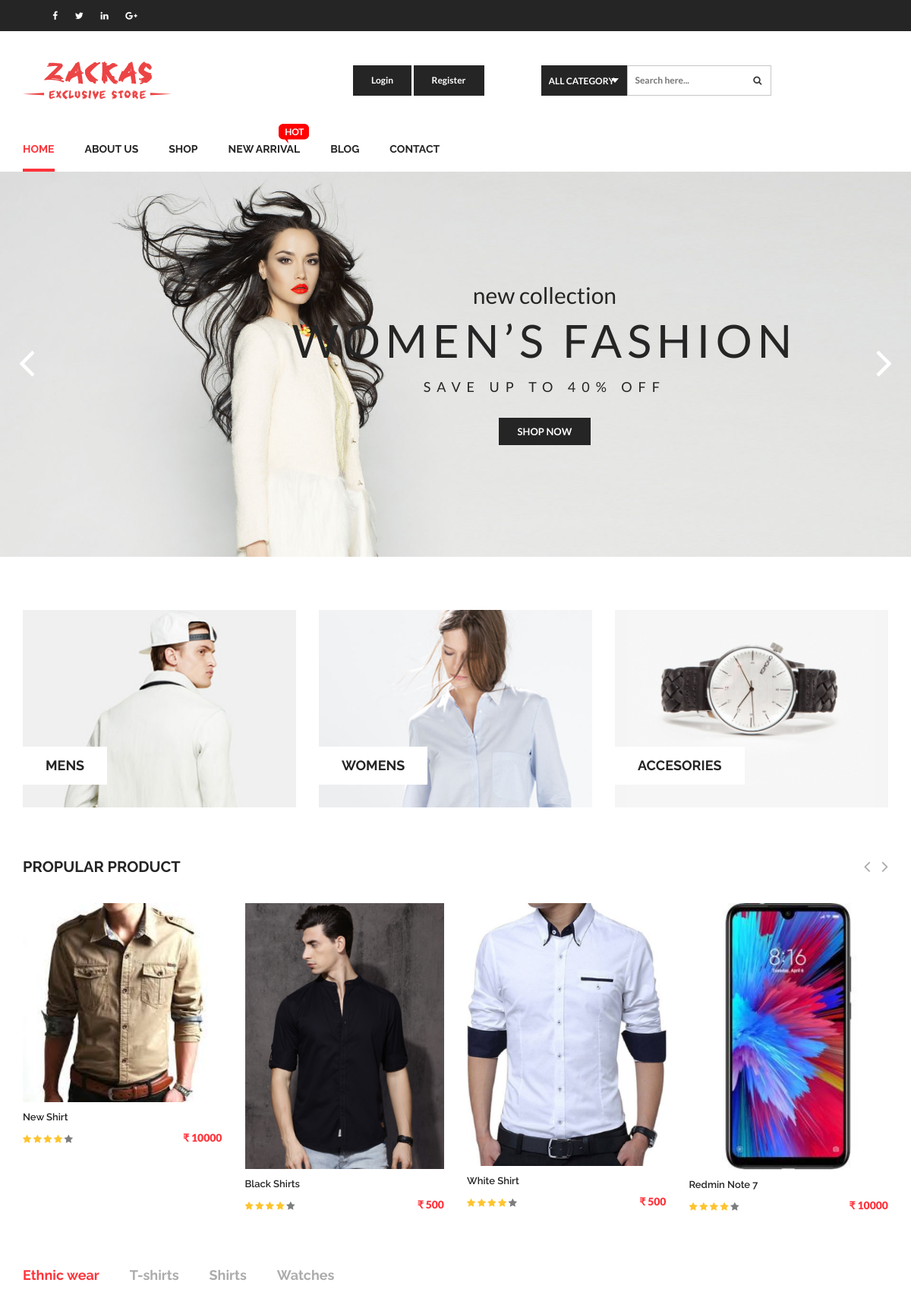
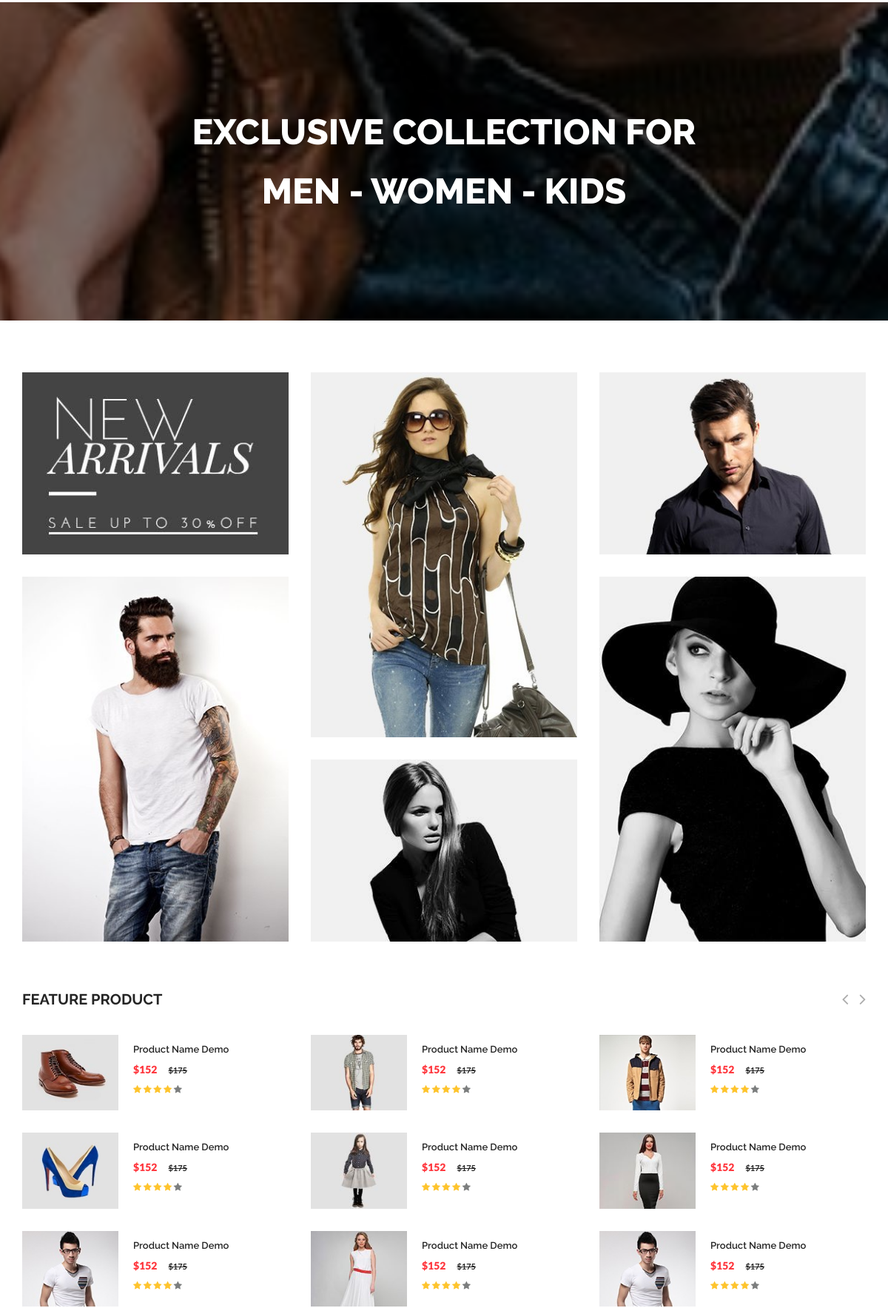
The page / (upper part) on the database its author committed (2 pictures, top to bottom).
### shopping/models.py (models this page shows, shortened)
class Product(models.Model):
    subcategory = models.ForeignKey(Sub_category,on_delete=models.CASCADE,null=True)
    name = models.CharField(max_length=100,null=True)
    price = models.CharField(max_length=100,null=True)
    discription = models.TextField(max_length=500,null=True)
    img1 = models.FileField(null=True)
    img2 = models.FileField(null=True)
    img3 = models.FileField(null=True)

class Sub_category(models.Model):
    category = models.ForeignKey(Category, on_delete=models.CASCADE,null=True)
    name = models.CharField(max_length=50, null=True, blank=True)

### shopping/views.py (the view)
# urls.py: 2. Add a URL to urlpatterns:  url(r'^$', Home.as_view(), name='home')
def Home(request):
    products = Product.objects.all().order_by('-id')
    last_five = products[:5]
    sub_cat = Sub_category.objects.all().order_by('-id')
    subcat = sub_cat[:4]
    if request.user.is_authenticated():
     d = {"subcat":subcat,"last_five":last_five,'allcat' : all_category(), 'total': total(request.user)}
    else:
        d = {"subcat":subcat,"last_five":last_five,'allcat': all_category(),}
    return render(request, 'index.html',d)

### shopping/views.py (called while the page is built)
def all_category():
    all_cat = Category.objects.all()
    return all_cat

### shopping/templates/index.html (shortened to what this page needs)
{% extends 'base.html' %}
{% block body %}
{% load static %}
<div class="slider-wrap">
	<div id="mainSlider" class="nivoSlider slider-image">
	</div>
	<div id="htmlcaption1" class="nivo-html-caption">
		<div class="slide-text-right text-black slide-text">
			<div class="middle-text text-center">
				<h3 class="cap-sub-title wow fadeInDown" data-wow-duration=".9s" data-wow-delay="0.8s">new collection</h3>
				<h1 class="cap-title wow flipInX" data-wow-duration=".9s" data-wow-delay="1.5s">Women’s Fashion</h1>
				<h2 class="cap-dec wow rotateInUpRight" data-wow-duration="0.9s" data-wow-delay="2.2s">Save Up To 40% Off</h2>
				<a href="index.html#" class="cap-readmore wow bounceIn" data-wow-duration="0.9s" data-wow-delay="3s">Shop Now</a>
			</div>
		</div>
	</div>
</div>
<div class="top-banner margin-top-70 fix">
	<div class="container">
		<div class="row">
			<div class="top-banner-wrap">
				<div class="col-sm-4 col-xs-12">
					<div class="single-banner fix">
						<img src="{% static 'img/add/3.jpg' %}" alt="" />
						<a href="index.html#"><h2>mens</h2></a>
					</div>
				</div>
				<div class="col-sm-4 col-xs-12">
					<div class="single-banner fix">
						<img src="{% static 'img/add/2.jpg' %}" alt="" />
						<a href="index.html#"><h2>womens</h2></a>
					</div>
				</div>
				<div class="col-sm-4 col-xs-12">
					<div class="single-banner fix">
						<img src="{% static 'img/add/1.jpg' %}" alt="" />
						<a href="index.html#"><h2>accesories</h2></a>
					</div>
				</div>
			</div>
		</div>
	</div>
</div>
<div class="propular-product margin-top-70 fix">
	<div class="container">
		<div class="row">
			<div class="col-xs-12">
				<div class="section-title fix">
					<h2>Propular Product</h2>
				</div>
			</div>
			<div class="col-xs-12">
				<div class="propular-slider owl-carousel">
					{% for i in last_five %}
					<div class="single-product">
						<div class="pro-image-hover">
							<a href="" class="pro-image">
								<img class="primary" src="{{ i.img1.url }}" alt="" />
							</a>
							<div class="action-buttons">
							</div>
						</div>
						<div class="pro-bref fix">
							<a class="pro-name" href="product-details.html">{{ i.name }}</a>
							<div class="pro-ratting float-left">
								<i class="fa fa-star on"></i>
								<i class="fa fa-star on"></i>
								<i class="fa fa-star on"></i>
								<i class="fa fa-star on"></i>
								<i class="fa fa-star"></i>
							</div>
							<div class="pro-price float-right"><span class="new">&#8377; {{ i.price }}</span></div>
						</div>
					</div>
					{% endfor %}
				</div>
			</div>
		</div>
	</div>
</div>
<div class="tab-products fix">
	<div class="container">
		<div class="row">
			<div class="col-xs-12">
				<ul class="pro-tab-list fix">
					{% for i in subcat %}
					{% if forloop.counter == 1 %}
					<li class="active"><a href="#{{ forloop.counter }}" data-toggle="tab">{{ i.name }}</a></li>
				     {% else %}
					<li class=""><a href="#{{ forloop.counter }}" data-toggle="tab">{{ i.name }}</a></li>
                     {% endif %}
					{% endfor %}
				</ul>
			</div>
		</div>
	</div>
</div>
<div class="collection-banner fix">
	<div class="overlay padding-150">
		<div class="container">
			<div class="row">
				<div class="col-xs-12">
					<h1>EXCLUSIVE COLLECTION FOR</h1>
					<h1><a href="index.html#">MEN</a> - <a href="index.html#">WOMEN</a> - <a href="index.html#">KIDS</a></h1>
				</div>
			</div>
		</div>
	</div>
</div>
<div class="banner-area margin-top-70">
	<div class="container">
		<div class="row">
			<div class="col-sm-4 col-xs-12">
				<div class="single-banner banner-space">
					<a href="index.html#"><img alt="" src="{% static 'img/banner/1.jpg' %}"></a>
				</div>
				<div class="single-banner">
					<a href="index.html#"><img alt="" src="{% static 'img/banner/2.jpg' %}"></a>
				</div>
			</div>
			<div class="col-sm-4 col-xs-12">
				<div class="single-banner banner-space">
					<a href="index.html#"><img alt="" src="{% static 'img/banner/3.jpg' %}"></a>
				</div>
				<div class="single-banner">
					<a href="index.html#"><img alt="" src="{% static 'img/banner/4.jpg' %}"></a>
				</div>
			</div>
			<div class="col-sm-4 col-xs-12">
				<div class="single-banner banner-space">
					<a href="index.html#"><img alt="" src="{% static 'img/banner/5.jpg' %}"></a>
				</div>
				<div class="single-banner">
					<a href="index.html#"><img alt="" src="{% static 'img/banner/6.jpg' %}"></a>
				</div>
			</div>
		</div>
	</div>
</div>
<div class="feature-product margin-70 fix">
	<div class="container">
		<div class="row">
			<div class="col-xs-12">
				<div class="section-title fix">
					<h2>Feature Product</h2>
				</div>
			</div>
			<div class="col-xs-12">
				<div class="feature-slider owl-carousel">
					<div class="sin-item">
						<div class="sin-mini-product fix">
							<a href="index.html#" class="pro-image-2 float-left">
								<img class="primary" src="{% static 'img/feature/1.jpg' %}" alt="" />
							</a>
							<div class="pro-bref-2 float-left fix">
								<a class="pro-name" href="product-details.html">Product Name Demo</a>
								<div class="pro-price"><span class="new">$152</span><span class="old">$175</span></div>
								<div class="pro-ratting">
									<i class="fa fa-star on"></i>
									<i class="fa fa-star on"></i>
									<i class="fa fa-star on"></i>
									<i class="fa fa-star on"></i>
									<i class="fa fa-star"></i>
								</div>
							</div>
						</div>
						<div class="sin-mini-product fix">
							<a href="index.html#" class="pro-image-2 float-left">
								<img class="primary" src="{% static 'img/feature/2.jpg' %}" alt="" />
							</a>
							<div class="pro-bref-2 float-left fix">
								<a class="pro-name" href="product-details.html">Product Name Demo</a>
								<div class="pro-price"><span class="new">$152</span><span class="old">$175</span></div>
								<div class="pro-ratting">
									<i class="fa fa-star on"></i>
									<i class="fa fa-star on"></i>
									<i class="fa fa-star on"></i>
									<i class="fa fa-star on"></i>
									<i class="fa fa-star"></i>
								</div>
							</div>
						</div>
						<div class="sin-mini-product fix">
							<a href="index.html#" class="pro-image-2 float-left">
								<img class="primary" src="{% static 'img/feature/3.jpg' %}" alt="" />
							</a>
							<div class="pro-bref-2 float-left fix">
								<a class="pro-name" href="product-details.html">Product Name Demo</a>
								<div class="pro-price"><span class="new">$152</span><span class="old">$175</span></div>
								<div class="pro-ratting">
									<i class="fa fa-star on"></i>
									<i class="fa fa-star on"></i>
									<i class="fa fa-star on"></i>
									<i class="fa fa-star on"></i>
									<i class="fa fa-star"></i>
								</div>
							</div>
						</div>
					</div>
					<div class="sin-item">
						<div class="sin-mini-product fix">
							<a href="index.html#" class="pro-image-2 float-left">
								<img class="primary" src="{% static 'img/feature/4.jpg' %}" alt="" />
							</a>
							<div class="pro-bref-2 float-left fix">
								<a class="pro-name" href="product-details.html">Product Name Demo</a>
								<div class="pro-price"><span class="new">$152</span><span class="old">$175</span></div>
								<div class="pro-ratting">
									<i class="fa fa-star on"></i>
									<i class="fa fa-star on"></i>
									<i class="fa fa-star on"></i>
									<i class="fa fa-star on"></i>
									<i class="fa fa-star"></i>
								</div>
							</div>
						</div>
						<div class="sin-mini-product fix">
							<a href="index.html#" class="pro-image-2 float-left">
								<img class="primary" src="{% static 'img/feature/5.jpg' %}" alt="" />
							</a>
							<div class="pro-bref-2 float-left fix">
								<a class="pro-name" href="product-details.html">Product Name Demo</a>
								<div class="pro-price"><span class="new">$152</span><span class="old">$175</span></div>
								<div class="pro-ratting">
									<i class="fa fa-star on"></i>
									<i class="fa fa-star on"></i>
									<i class="fa fa-star on"></i>
									<i class="fa fa-star on"></i>
									<i class="fa fa-star"></i>
								</div>
							</div>
						</div>
						<div class="sin-mini-product fix">
							<a href="index.html#" class="pro-image-2 float-left">
								<img class="primary" src="{% static 'img/feature/6.jpg' %}" alt="" />
							</a>
							<div class="pro-bref-2 float-left fix">
								<a class="pro-name" href="product-details.html">Product Name Demo</a>
								<div class="pro-price"><span class="new">$152</span><span class="old">$175</span></div>
								<div class="pro-ratting">
									<i class="fa fa-star on"></i>
									<i class="fa fa-star on"></i>
									<i class="fa fa-star on"></i>
									<i class="fa fa-star on"></i>
									<i class="fa fa-star"></i>
								</div>
							</div>
						</div>
					</div>
					<div class="sin-item">
						<div class="sin-mini-product fix">
							<a href="index.html#" class="pro-image-2 float-left">
								<img class="primary" src="{% static 'img/feature/7.jpg' %}" alt="" />
							</a>
							<div class="pro-bref-2 float-left fix">
								<a class="pro-name" href="product-details.html">Product Name Demo</a>
								<div class="pro-price"><span class="new">$152</span><span class="old">$175</span></div>
								<div class="pro-ratting">
									<i class="fa fa-star on"></i>
									<i class="fa fa-star on"></i>
									<i class="fa fa-star on"></i>
									<i class="fa fa-star on"></i>
									<i class="fa fa-star"></i>
								</div>
							</div>
						</div>
						<div class="sin-mini-product fix">
							<a href="index.html#" class="pro-image-2 float-left">
								<img class="primary" src="{% static 'img/feature/8.jpg' %}" alt="" />
							</a>
							<div class="pro-bref-2 float-left fix">
								<a class="pro-name" href="product-details.html">Product Name Demo</a>
								<div class="pro-price"><span class="new">$152</span><span class="old">$175</span></div>
								<div class="pro-ratting">
									<i class="fa fa-star on"></i>
									<i class="fa fa-star on"></i>
									<i class="fa fa-star on"></i>
									<i class="fa fa-star on"></i>
									<i class="fa fa-star"></i>
								</div>
							</div>
						</div>
						<div class="sin-mini-product fix">
							<a href="index.html#" class="pro-image-2 float-left">
								<img class="primary" src="{% static 'img/feature/3.jpg' %}" alt="" />
							</a>
							<div class="pro-bref-2 float-left fix">
								<a class="pro-name" href="product-details.html">Product Name Demo</a>
								<div class="pro-price"><span class="new">$152</span><span class="old">$175</span></div>
								<div class="pro-ratting">
									<i class="fa fa-star on"></i>
									<i class="fa fa-star on"></i>
									<i class="fa fa-star on"></i>
									<i class="fa fa-star on"></i>
									<i class="fa fa-star"></i>
								</div>
							</div>
						</div>
					</div>
				</div>
			</div>
		</div>
	</div>
</div>
{% endblock %}

### shopping/templates/base.html (shortened to what this page needs)
<!doctype html>
<html class="no-js" lang="">
<head>
	{% load static %}
	<link rel="stylesheet" href="{% static 'css/bootstrap.min.css' %}">
	<link rel="stylesheet" href="{% static 'css/font-awesome.min.css' %}">
	<link rel="stylesheet" href="{% static 'css/meanmenu.min.css' %}">
	<link rel="stylesheet" href="{% static 'css/owl.carousel.min.css' %}">
	<link rel="stylesheet" href="{% static 'css/jquery.simpleLens.css' %}">
	<link rel="stylesheet" href="{% static 'css/jquery-price-slider.css' %}">
	<link rel="stylesheet" href="{% static 'css/nivo-slider.css' %}">
	<link rel="stylesheet" href="{% static 'css/animate.min.css' %}">
	<link rel="stylesheet" href="{% static 'css/hover-effect.css' %}">
	<link rel="stylesheet" href="{% static 'css/style.css' %}">
	<link rel="stylesheet" href="{% static 'css/responsive.css' %}">
</head>
<body>
<div class="header">
	<div class="header-top">
		<div class="container">
				<div class="col-md-2 col-xs-12">
					<div class="header-social">
						<a href=""><i class="fa fa-facebook"></i></a>
						<a href=""><i class="fa fa-twitter"></i></a>
						<a href=""><i class="fa fa-linkedin"></i></a>
						<a href=""><i class="fa fa-google-plus"></i></a>
					</div>
				</div>
			</div>
		</div>
	</div>
	<div class="header-bottom">
		<div class="container">
			<div class="row">
				<div class="header-bottom-top col-sm-12">
					<div class="row">
						<div class="col-md-3 col-lg-4 col-xs-12">
							<div class="logo"><a href=""><img src="{% static 'img/logo.png' %}" alt="Logo" /></a></div>
						</div>
						<div class="col-md-3 col-xs-12">
							<div class="header-log-reg">
								<a href="{% url 'login' %}">Login</a>
								<a href="{% url 'signup' %}">Register</a>
							</div>
						</div>
						<div class="col-md-6 col-lg-5 col-xs-12">
							<div class="header-search-cart">
								<div class="wrapper">
									<div class="header-search fix">
										<form action="#">
											<div class="select-cat">
												<select name="categorys">
													<option value="volvo">All Category</option>
												</select>
											</div>
											<div class="input-filds">
												<input type="text" placeholder="Search here..." />
												<button class="submit"><i class="fa fa-search"></i></button>
											</div>
										</form>
									</div>
								</div>
							</div>
						</div>
					</div>
				</div>
				<div class="col-xs-12">
					<div class="row">
						<div class="col-xs-12">
							<div class="main-menu hidden-sm hidden-xs">
								<nav>
									<ul>
										<li class="active"><a href="{% url 'home' %}">HOME</a>
										</li>
										<li><a href="{% url 'about' %}">ABOUT US</a></li>
										<li><a href="">SHOP</a>
										</li>
										<li class="hot"><a href="">NEW ARRIVAL</a></li>
										<li><a href="">BLOG</a></li>
										<li><a href="{% url 'contact' %}">CONTACT</a></li>
									</ul>
								</nav>
							</div>
						</div>
					</div>
				</div>
			</div>
		</div>
	</div>
{% block body %}
{% endblock %}
</body>
</html>

### shopping/static/css/nivo-slider.css (style rules this page uses)
.nivoSlider { position:relative; width:100%; height:auto; overflow: hidden; }
.nivo-html-caption { display:none; }

### shopping/static/css/responsive.css (style rules this page uses)
@media (min-width: 1170px) and (max-width: 1400px) { .cap-title { font-size: 60px; line-height: 60px; } }

### rows shown on the page
Product: img1 (picture), name "New Shirt", price "10000"
Product: img1 (picture), name "Black Shirts", price "500"
Product: img1 (picture), name "White Shirt", price "500"
Product: img1 (picture), name "Redmin Note 7", price "10000"
Sub_category: name "Ethnic wear"
Sub_category: name "T-shirts"
Sub_category: name "Shirts"
Sub_category: name "Watches"
